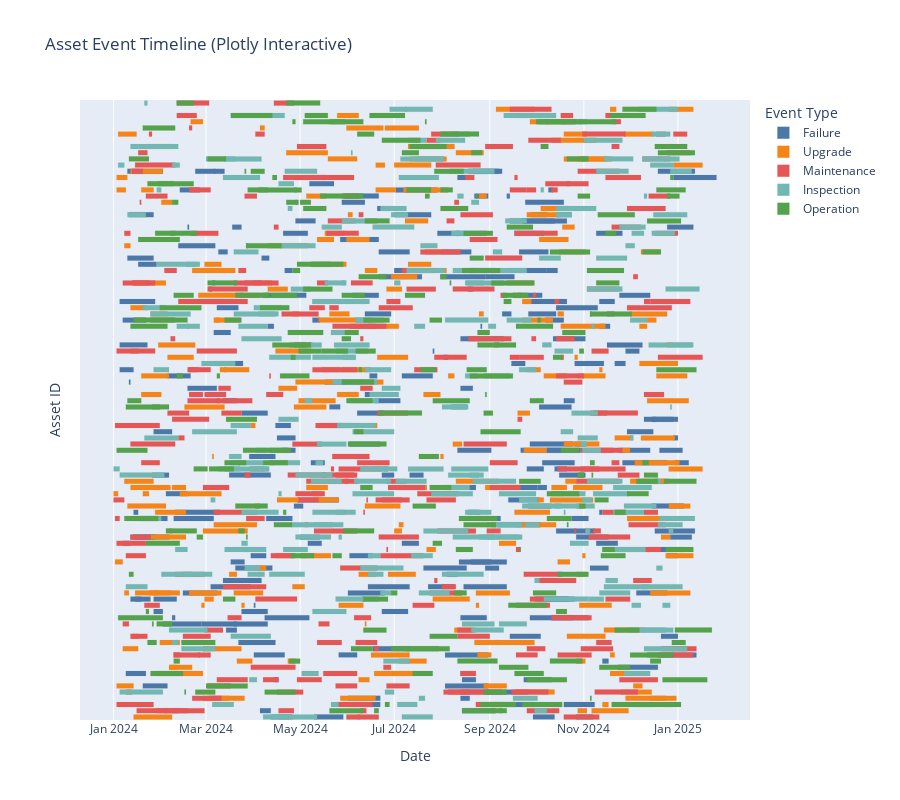

Notebook code for this chart:
### Code cell
import pandas as pd
import numpy as np
import plotly.express as px


# Plotly Gantt Chart
fig = px.timeline(
    df,
    x_start="start_date",
    x_end="end_date",
    y="asset_id",
    color="event_type",
    title="Asset Event Timeline (Plotly Interactive)",
    color_discrete_sequence=px.colors.qualitative.T10,
)
for trace in fig.data:
    trace.marker.line.width = .1  # Adjust thickness
    trace.marker.line.color = trace.marker.color  # Match border color to fill color
fig.update_yaxes(showticklabels=False)  # Hide y-axis labels for clarity
fig.update_layout(
    xaxis_title="Date",
    yaxis_title="Asset ID",
    legend_title="Event Type",
    height=800,
    margin={"r": 150}
)

fig.show()

### Figure 1 — Plotly figure (JSON) as saved in the notebook; plotly's stock layout.template omitted (floating-point values rounded to 4 significant figures; data arrays with more than 128 entries replaced by an {"elided": "..."} marker saying what was removed)
{"data": [{"alignmentgroup": "True", "base": {"elided": "237 str values"}, "hovertemplate": "event_type=Failure<br>start_date=%{base}<br>end_date=%{x}<br>asset_id=%{y}<extra></extra>", "legendgroup": "Failure", "marker": {"color": "#4C78A8", "line": {"color": "#4C78A8", "width": 0.1}, "pattern": {"shape": ""}}, "name": "Failure", "offsetgroup": "Failure", "orientation": "h", "showlegend": true, "textposition": "auto", "type": "bar", "x": {"elided": "237 int values"}, "xaxis": "x", "y": {"elided": "237 str values"}, "yaxis": "y"}, {"alignmentgroup": "True", "base": {"elided": "233 str values"}, "hovertemplate": "event_type=Upgrade<br>start_date=%{base}<br>end_date=%{x}<br>asset_id=%{y}<extra></extra>", "legendgroup": "Upgrade", "marker": {"color": "#F58518", "line": {"color": "#F58518", "width": 0.1}, "pattern": {"shape": ""}}, "name": "Upgrade", "offsetgroup": "Upgrade", "orientation": "h", "showlegend": true, "textposition": "auto", "type": "bar", "x": {"elided": "233 int values"}, "xaxis": "x", "y": {"elided": "233 str values"}, "yaxis": "y"}, {"alignmentgroup": "True", "base": {"elided": "268 str values"}, "hovertemplate": "event_type=Maintenance<br>start_date=%{base}<br>end_date=%{x}<br>asset_id=%{y}<extra></extra>", "legendgroup": "Maintenance", "marker": {"color": "#E45756", "line": {"color": "#E45756", "width": 0.1}, "pattern": {"shape": ""}}, "name": "Maintenance", "offsetgroup": "Maintenance", "orientation": "h", "showlegend": true, "textposition": "auto", "type": "bar", "x": {"elided": "268 int values"}, "xaxis": "x", "y": {"elided": "268 str values"}, "yaxis": "y"}, {"alignmentgroup": "True", "base": {"elided": "249 str values"}, "hovertemplate": "event_type=Inspection<br>start_date=%{base}<br>end_date=%{x}<br>asset_id=%{y}<extra></extra>", "legendgroup": "Inspection", "marker": {"color": "#72B7B2", "line": {"color": "#72B7B2", "width": 0.1}, "pattern": {"shape": ""}}, "name": "Inspection", "offsetgroup": "Inspection", "orientation": "h", "showlegend": true, "textposition": "auto", "type": "bar", "x": {"elided": "249 int values"}, "xaxis": "x", "y": {"elided": "249 str values"}, "yaxis": "y"}, {"alignmentgroup": "True", "base": {"elided": "240 str values"}, "hovertemplate": "event_type=Operation<br>start_date=%{base}<br>end_date=%{x}<br>asset_id=%{y}<extra></extra>", "legendgroup": "Operation", "marker": {"color": "#54A24B", "line": {"color": "#54A24B", "width": 0.1}, "pattern": {"shape": ""}}, "name": "Operation", "offsetgroup": "Operation", "orientation": "h", "showlegend": true, "textposition": "auto", "type": "bar", "x": {"elided": "240 int values"}, "xaxis": "x", "y": {"elided": "240 str values"}, "yaxis": "y"}], "layout": {"barmode": "overlay", "height": 800, "legend": {"title": {"text": "Event Type"}, "tracegroupgap": 0}, "margin": {"r": 150}, "title": {"text": "Asset Event Timeline (Plotly Interactive)"}, "xaxis": {"anchor": "y", "domain": [0, 1], "title": {"text": "Date"}, "type": "date"}, "yaxis": {"anchor": "x", "domain": [0, 1], "showticklabels": false, "title": {"text": "Asset ID"}}}}
